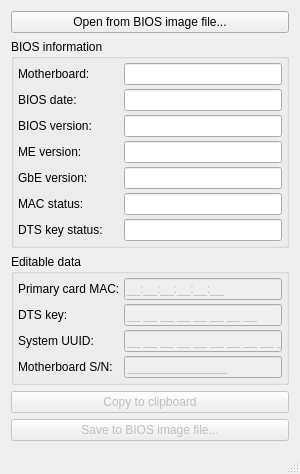
<?xml version="1.0" encoding="UTF-8"?>
<ui version="4.0">
 <class>FD44Editor</class>
 <widget class="QMainWindow" name="FD44Editor">
  <property name="geometry">
   <rect>
    <x>0</x>
    <y>0</y>
    <width>300</width>
    <height>433</height>
   </rect>
  </property>
  <property name="sizePolicy">
   <sizepolicy hsizetype="Fixed" vsizetype="Fixed">
    <horstretch>0</horstretch>
    <verstretch>0</verstretch>
   </sizepolicy>
  </property>
  <property name="windowTitle">
   <string>FD44Editor v0.7.6</string>
  </property>
  <widget class="QWidget" name="centralWidget">
   <property name="sizePolicy">
    <sizepolicy hsizetype="Fixed" vsizetype="Fixed">
     <horstretch>0</horstretch>
     <verstretch>0</verstretch>
    </sizepolicy>
   </property>
   <layout class="QVBoxLayout" name="verticalLayout">
    <item>
     <widget class="QPushButton" name="fromFileButton">
      <property name="text">
       <string>Open from BIOS image file...</string>
      </property>
     </widget>
    </item>
    <item>
     <widget class="QGroupBox" name="mbGroupBox">
      <property name="enabled">
       <bool>true</bool>
      </property>
      <property name="title">
       <string>BIOS information</string>
      </property>
      <layout class="QFormLayout" name="formLayout">
       <property name="fieldGrowthPolicy">
        <enum>QFormLayout::AllNonFixedFieldsGrow</enum>
       </property>
       <property name="horizontalSpacing">
        <number>4</number>
       </property>
       <property name="verticalSpacing">
        <number>4</number>
       </property>
       <property name="margin">
        <number>4</number>
       </property>
       <item row="0" column="0">
        <widget class="QLabel" name="mbLabel">
         <property name="text">
          <string>Motherboard:</string>
         </property>
        </widget>
       </item>
       <item row="0" column="1">
        <widget class="QLineEdit" name="mbEdit">
         <property name="enabled">
          <bool>true</bool>
         </property>
         <property name="readOnly">
          <bool>true</bool>
         </property>
        </widget>
       </item>
       <item row="1" column="0">
        <widget class="QLabel" name="biosDateLabel">
         <property name="sizePolicy">
          <sizepolicy hsizetype="Fixed" vsizetype="Preferred">
           <horstretch>0</horstretch>
           <verstretch>0</verstretch>
          </sizepolicy>
         </property>
         <property name="text">
          <string>BIOS date:</string>
         </property>
        </widget>
       </item>
       <item row="1" column="1">
        <widget class="QLineEdit" name="dateEdit">
         <property name="enabled">
          <bool>true</bool>
         </property>
         <property name="readOnly">
          <bool>true</bool>
         </property>
        </widget>
       </item>
       <item row="2" column="0">
        <widget class="QLabel" name="biosVersionLabel">
         <property name="sizePolicy">
          <sizepolicy hsizetype="Fixed" vsizetype="Preferred">
           <horstretch>0</horstretch>
           <verstretch>0</verstretch>
          </sizepolicy>
         </property>
         <property name="text">
          <string>BIOS version:</string>
         </property>
        </widget>
       </item>
       <item row="2" column="1">
        <widget class="QLineEdit" name="biosVersionEdit">
         <property name="enabled">
          <bool>true</bool>
         </property>
         <property name="readOnly">
          <bool>true</bool>
         </property>
        </widget>
       </item>
       <item row="3" column="0">
        <widget class="QLabel" name="meVersionLabel">
         <property name="sizePolicy">
          <sizepolicy hsizetype="Fixed" vsizetype="Preferred">
           <horstretch>0</horstretch>
           <verstretch>0</verstretch>
          </sizepolicy>
         </property>
         <property name="text">
          <string>ME version:</string>
         </property>
        </widget>
       </item>
       <item row="3" column="1">
        <widget class="QLineEdit" name="meVersionEdit">
         <property name="enabled">
          <bool>true</bool>
         </property>
         <property name="readOnly">
          <bool>true</bool>
         </property>
        </widget>
       </item>
       <item row="4" column="0">
        <widget class="QLabel" name="gbeVersionLabel">
         <property name="sizePolicy">
          <sizepolicy hsizetype="Fixed" vsizetype="Preferred">
           <horstretch>0</horstretch>
           <verstretch>0</verstretch>
          </sizepolicy>
         </property>
         <property name="text">
          <string>GbE version:</string>
         </property>
        </widget>
       </item>
       <item row="4" column="1">
        <widget class="QLineEdit" name="gbeVersionEdit">
         <property name="enabled">
          <bool>true</bool>
         </property>
         <property name="readOnly">
          <bool>true</bool>
         </property>
        </widget>
       </item>
       <item row="5" column="0">
        <widget class="QLabel" name="lanLabel">
         <property name="sizePolicy">
          <sizepolicy hsizetype="Fixed" vsizetype="Preferred">
           <horstretch>0</horstretch>
           <verstretch>0</verstretch>
          </sizepolicy>
         </property>
         <property name="text">
          <string>MAC status:</string>
         </property>
        </widget>
       </item>
       <item row="5" column="1">
        <widget class="QLineEdit" name="lanEdit">
         <property name="enabled">
          <bool>true</bool>
         </property>
         <property name="readOnly">
          <bool>true</bool>
         </property>
        </widget>
       </item>
       <item row="6" column="0">
        <widget class="QLabel" name="dtsLabel">
         <property name="sizePolicy">
          <sizepolicy hsizetype="Fixed" vsizetype="Preferred">
           <horstretch>0</horstretch>
           <verstretch>0</verstretch>
          </sizepolicy>
         </property>
         <property name="text">
          <string>DTS key status:     </string>
         </property>
        </widget>
       </item>
       <item row="6" column="1">
        <widget class="QLineEdit" name="dtsEdit">
         <property name="enabled">
          <bool>true</bool>
         </property>
         <property name="readOnly">
          <bool>true</bool>
         </property>
        </widget>
       </item>
      </layout>
     </widget>
    </item>
    <item>
     <widget class="QGroupBox" name="groupBox">
      <property name="title">
       <string>Editable data</string>
      </property>
      <layout class="QGridLayout" name="gridLayout">
       <property name="margin">
        <number>4</number>
       </property>
       <property name="spacing">
        <number>4</number>
       </property>
       <item row="0" column="0">
        <widget class="QLabel" name="label_5">
         <property name="text">
          <string>Primary card MAC:</string>
         </property>
        </widget>
       </item>
       <item row="0" column="1">
        <widget class="QLineEdit" name="macEdit">
         <property name="enabled">
          <bool>false</bool>
         </property>
         <property name="inputMask">
          <string>&gt;HH:HH:HH:HH:HH:HH;_</string>
         </property>
         <property name="text">
          <string>:::::</string>
         </property>
         <property name="maxLength">
          <number>17</number>
         </property>
        </widget>
       </item>
       <item row="1" column="0">
        <widget class="QLabel" name="label_4">
         <property name="text">
          <string>DTS key:</string>
         </property>
        </widget>
       </item>
       <item row="1" column="1">
        <widget class="QLineEdit" name="dtsKeyEdit">
         <property name="enabled">
          <bool>false</bool>
         </property>
         <property name="inputMask">
          <string>&gt;HH HH HH HH HH HH HH HH;_</string>
         </property>
         <property name="text">
          <string>       </string>
         </property>
         <property name="maxLength">
          <number>23</number>
         </property>
         <property name="cursorPosition">
          <number>0</number>
         </property>
        </widget>
       </item>
       <item row="2" column="0">
        <widget class="QLabel" name="label_3">
         <property name="text">
          <string>System UUID:</string>
         </property>
        </widget>
       </item>
       <item row="2" column="1">
        <widget class="QLineEdit" name="uuidEdit">
         <property name="enabled">
          <bool>false</bool>
         </property>
         <property name="inputMask">
          <string>&gt;HH HH HH HH HH HH HH HH HH HH;_</string>
         </property>
         <property name="text">
          <string>         </string>
         </property>
         <property name="maxLength">
          <number>29</number>
         </property>
         <property name="cursorPosition">
          <number>0</number>
         </property>
        </widget>
       </item>
       <item row="3" column="0">
        <widget class="QLabel" name="label_2">
         <property name="text">
          <string>Motherboard S/N:</string>
         </property>
        </widget>
       </item>
       <item row="3" column="1">
        <widget class="QLineEdit" name="mbsnEdit">
         <property name="enabled">
          <bool>false</bool>
         </property>
         <property name="inputMask">
          <string>NNNNNNNNNNNNNNN;_</string>
         </property>
         <property name="text">
          <string/>
         </property>
         <property name="maxLength">
          <number>15</number>
         </property>
         <property name="cursorPosition">
          <number>0</number>
         </property>
        </widget>
       </item>
      </layout>
     </widget>
    </item>
    <item>
     <widget class="QPushButton" name="copyButton">
      <property name="enabled">
       <bool>false</bool>
      </property>
      <property name="text">
       <string>Copy to clipboard</string>
      </property>
     </widget>
    </item>
    <item>
     <widget class="QPushButton" name="toFileButton">
      <property name="enabled">
       <bool>false</bool>
      </property>
      <property name="text">
       <string>Save to BIOS image file...</string>
      </property>
     </widget>
    </item>
   </layout>
  </widget>
  <widget class="QStatusBar" name="statusBar"/>
 </widget>
 <layoutdefault spacing="6" margin="11"/>
 <resources/>
 <connections/>
</ui>
